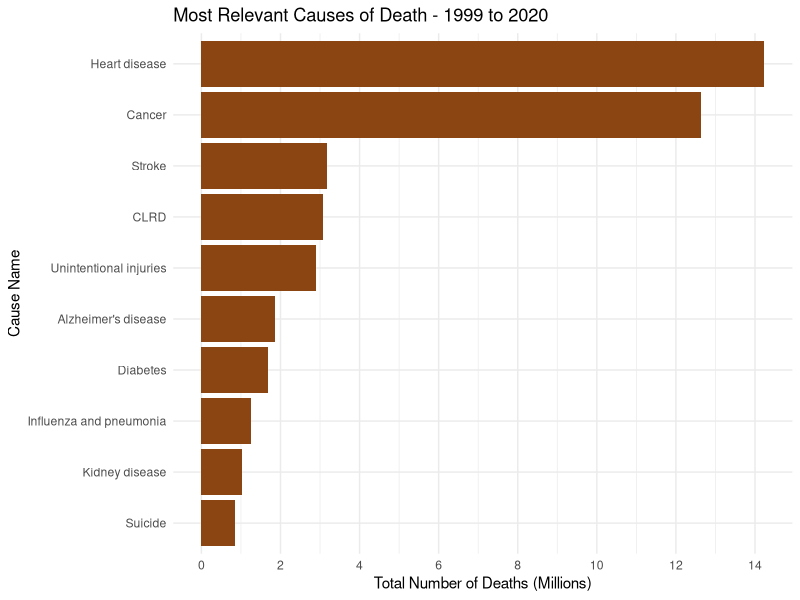
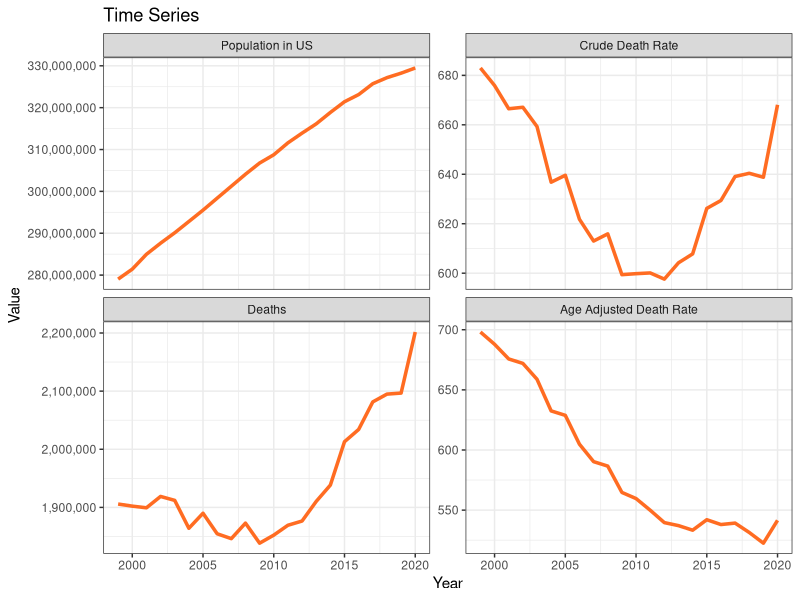
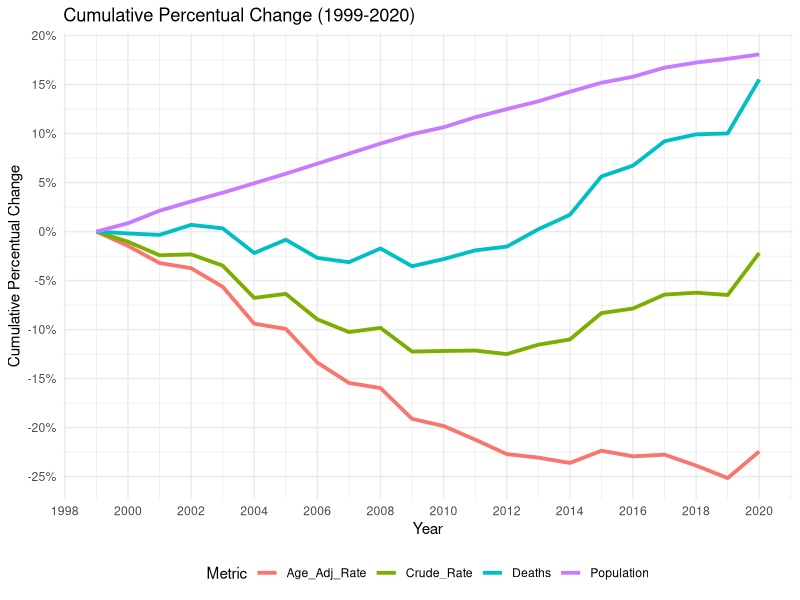
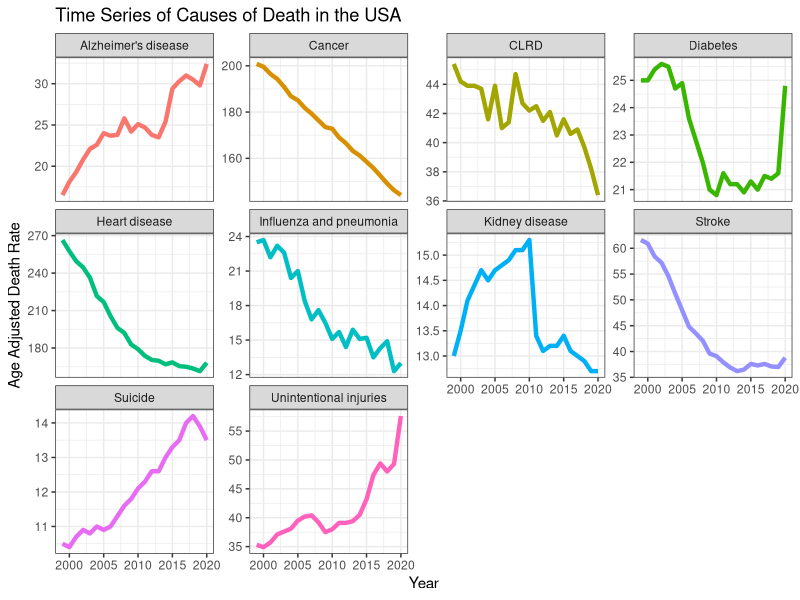
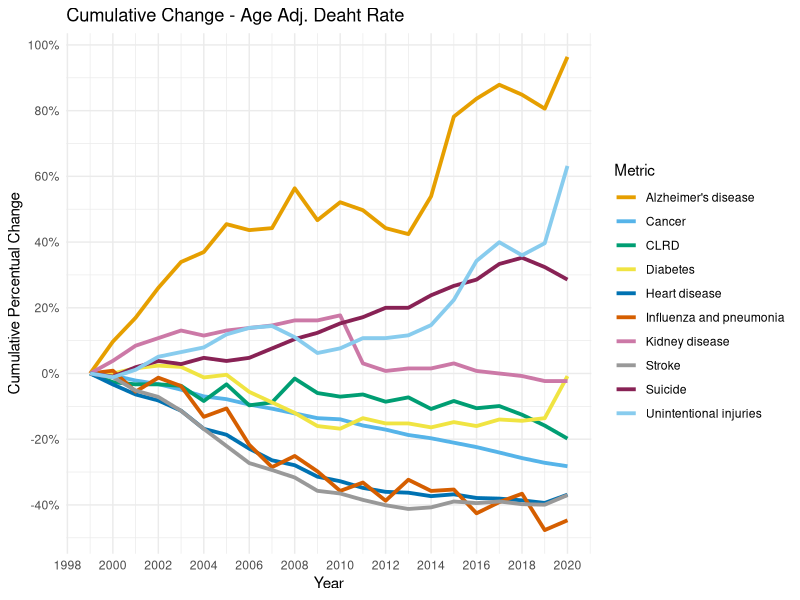
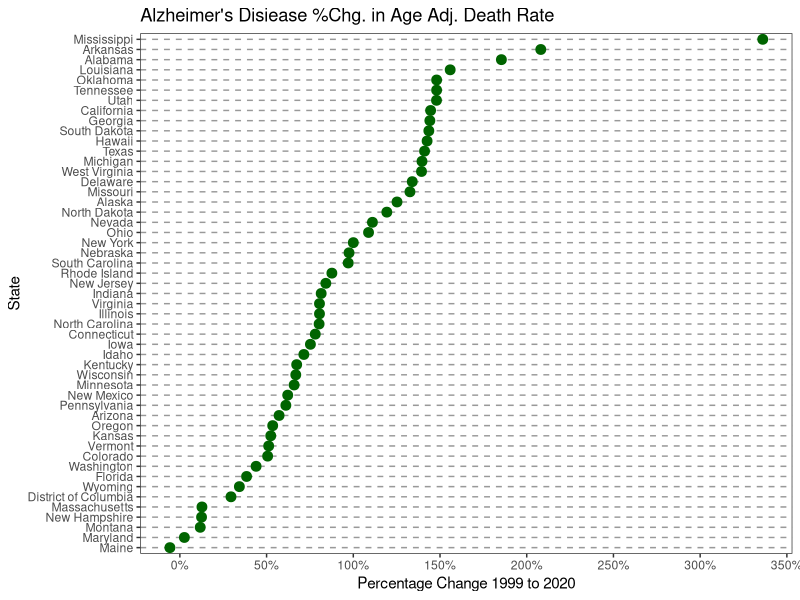
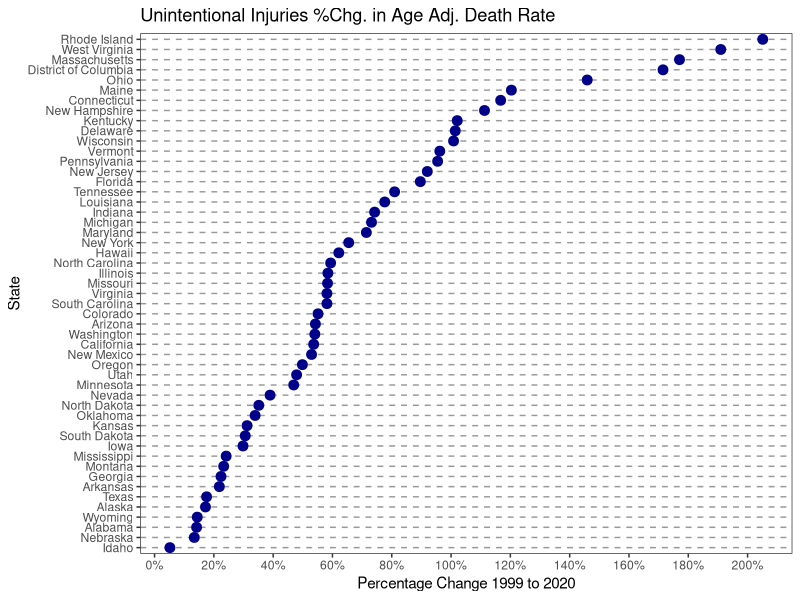
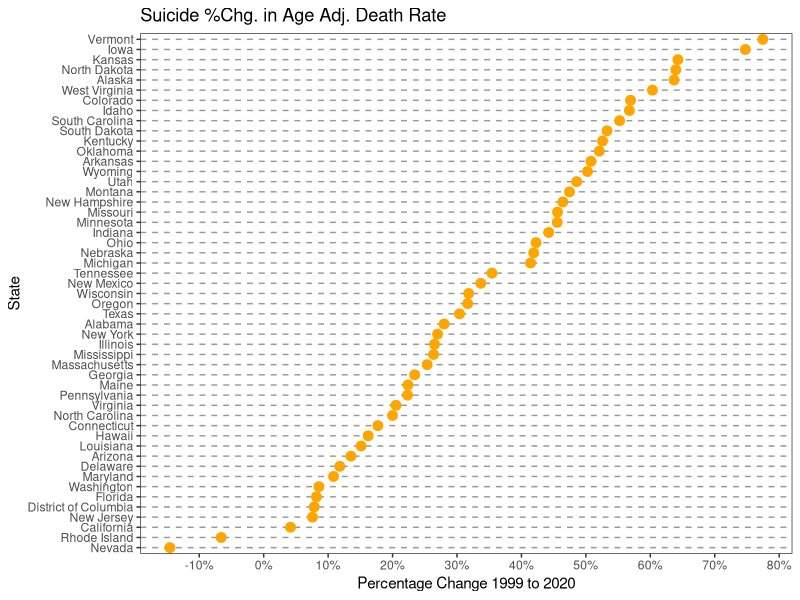

Recreate these plots in R, in order. (Note: this script raises an error after producing the figures.)
## ---- chunk 1
library(dplyr)
library(readr)
library(dplyr)
library(forcats)
library(ggplot2)
library(scales)
library(tidyr)
library(maps)
## ---- chunk 2
#We begin by loading the dataframe and renaming some columns for easier handling
cdc_dataset = read_csv("NCHS_Leading_Causes_of_Death_United_States_2020.csv")
cdc_dataset <- cdc_dataset %>% rename(Cause = `Cause Name`)
cdc_dataset <- cdc_dataset %>% rename(Age_Adj_Rate = `Age Adjusted Rate`)
cdc_dataset <- cdc_dataset %>% rename(Crude_Rate = `Crude Rate`)

#Replacing NA with zero in all columns as mentioned in the previous section
cdc_dataset <- cdc_dataset |> mutate_all(~ifelse(is.na(.), 0, .))

#We will not use '113 Cause Name' but 'Cause Name'
cdc_dataset <- cdc_dataset |> select(-`113 Cause Name`)
## ---- chunk 3
cdc_usa <- cdc_dataset[cdc_dataset$State == "United States", ]

#Detecting the top 10 most important causes of death in the US from 1999 to 2020
cdc_usa_summary <- cdc_usa |> group_by(Cause) |> summarize(Total_Deaths = sum(Deaths)) |> 
  arrange(desc(Total_Deaths)) |> top_n(10, Total_Deaths)

# Creating the bar chart for top 10 causes
ggplot(cdc_usa_summary, aes(x = reorder(Cause, Total_Deaths), y = Total_Deaths)) +
  geom_bar(stat = "identity", fill = '#8B4513') +
  coord_flip() + labs(title = "Most Relevant Causes of Death - 1999 to 2020", y = "Total Number of Deaths (Millions)", x = "Cause Name") + 
  scale_y_continuous(labels = scales::comma_format(scale = 1e-6), breaks = scales::pretty_breaks(n = 10)) +
  theme_minimal()
## ---- chunk 4
#Filtering cdc_dataset by the top 10 Cause Name from cdc_usa_summary
cdc_dataset <- cdc_dataset[cdc_dataset$Cause %in%  cdc_usa_summary$Cause, ]
cdc_usa  <- cdc_usa[cdc_usa$Cause %in%  cdc_usa_summary$Cause, ]
rm(cdc_usa_summary)
## ---- chunk 5
#Grouping by Year and State, and summarizing the data. We can take min(Population) to keep the population of that year
cdc_usa_grouped <- cdc_usa |> group_by(Year) |>
  summarize(
    Deaths = sum(Deaths),
    Population = min(Population),
    Crude_Rate = sum(Crude_Rate),
    Age_Adj_Rate = sum(Age_Adj_Rate),
    .groups = 'drop'
  )


#Reshaping data using pivot_longer so we can facet by metric:
cdc_usa_long <- cdc_usa_grouped |> 
  pivot_longer(cols = c(Deaths, Population, Crude_Rate, Age_Adj_Rate), names_to = "Metric", values_to = "Value")

#Adjusting the order and names of the metrics
cdc_usa_long$Metric <- factor(cdc_usa_long$Metric, 
                                      levels = c("Population", "Crude_Rate", "Deaths", "Age_Adj_Rate"),
                                      labels = c("Population in US", "Crude Death Rate", "Deaths", "Age Adjusted Death Rate"))

#Creating the time series:
ggplot(cdc_usa_long, aes(x = Year, y = Value)) +
  geom_line(color = "#FF6C22", size = 1.2) +
  facet_wrap(~ Metric, scales = "free_y", ncol = 2) +
  labs(title = "Time Series", x = "Year", y = "Value") +
  scale_y_continuous(labels = scales::comma, breaks = scales::pretty_breaks(n = 4)) +
  theme_bw()
## ---- chunk 6
#Calculating cumulative percentual change for each column
cdc_usa_grouped_cum <- cdc_usa_grouped |>
  mutate(
    Deaths = Deaths / first(Deaths) - 1,
    Population = Population / first(Population) - 1,
    Crude_Rate = Crude_Rate / first(Crude_Rate) - 1,
    Age_Adj_Rate = Age_Adj_Rate / first(Age_Adj_Rate) - 1
  )

#pivot_longer this data:
cdc_usa_grouped_cum <- cdc_usa_grouped_cum |>
  pivot_longer(cols = -Year, names_to = "Metric", values_to = "Cumulative Change")


#Creating the time series plot
ggplot(cdc_usa_grouped_cum, aes(x = Year, y = `Cumulative Change`, color = Metric)) +
  geom_line(size = 1.3) +
  labs(title = "Cumulative Percentual Change (1999-2020)", x = "Year", 
       y = "Cumulative Percentual Change", color = "Metric") +
  theme_minimal() +
  theme(legend.position = "bottom") +
  scale_y_continuous(labels = scales::percent_format(), breaks = scales::pretty_breaks(n = 8))+
  scale_x_continuous(breaks = scales::pretty_breaks(n = 10))

## ---- chunk 7
#Creating a faceting chart, which will have age adjusted death rates by cause of death:
df_usa_cause <- cdc_usa |> select(Year, Cause, Age_Adj_Rate)
ggplot(df_usa_cause, aes(x = Year, y = Age_Adj_Rate, group = Cause, color = Cause)) +
  geom_line(size = 1.5) + # Thicker lines
  facet_wrap(~ Cause, scales = "free_y") +
  theme_bw() +
  labs(title = "Time Series of Causes of Death in the USA", x = "Year", y = "Age Adjusted Death Rate")+ 
  guides(color = "none")
## ---- chunk 8
cdc_usa_wider <- df_usa_cause |> 
  pivot_wider(
    id_cols = Year,
    names_from = Cause,
    values_from = Age_Adj_Rate
  )

#Calculating cumulative percentual change for each column
cdc_usa_wider <- cdc_usa_wider |> mutate(across(-Year, ~ ./first(.) - 1))


#pivot_longer this data:
cdc_usa_wider <- cdc_usa_wider |> pivot_longer(cols = -Year, names_to = "Metric", values_to = "Cumulative Change")

#We use a color blind friendly palette
color_blind_friendly <- c("#E69F00", "#56B4E9", "#009E73", "#F0E442", 
                          "#0072B2", "#D55E00", "#CC79A7", "#999999", 
                          "#882255", "#88CCEE")

#Creating the time series plot
ggplot(cdc_usa_wider, aes(x = Year, y = `Cumulative Change`, color = Metric)) +
  geom_line(size = 1.3) +
  labs(title = "Cumulative Change - Age Adj. Deaht Rate", x = "Year", y = "Cumulative Percentual Change", color = "Metric") +
  theme_minimal() +
  theme(legend.position = "right") +
  scale_y_continuous(labels = scales::percent_format(), breaks = scales::pretty_breaks(n = 8))+
  scale_x_continuous(breaks = scales::pretty_breaks(n = 10)) +
  scale_color_manual(values = color_blind_friendly)
## ---- chunk 9
#Filter the data for the specified conditions
df_rank1 <- cdc_dataset |> filter(State != 'United States') |>
  select(Year, State, Cause, Age_Adj_Rate)|> 
  filter(Year %in% c(1999, 2020), Cause == "Alzheimer's disease")

# Calculating the percentual difference change from 2000 to 2017 for each state
df_rank1 <- df_rank1 %>%
  pivot_wider(names_from = Year, values_from = Age_Adj_Rate) |>
  mutate(PercentChange = `2020`/`1999`-1) |>
  arrange(desc(PercentChange))


#Cleveland
ggplot(df_rank1, aes(x = PercentChange, y = reorder(State, PercentChange))) +
  geom_point(size = 3, color = "darkgreen") +
  labs(title = "Alzheimer's Disiease %Chg. in Age Adj. Death Rate", x = "Percentage Change 1999 to 2020", y = 'State') +
  theme_bw() +
  theme(panel.grid.major.x = element_blank(),
    panel.grid.minor.x = element_blank(),
    panel.grid.major.y = element_line(colour = "grey60", linetype = "dashed"))+
  scale_x_continuous(labels = scales::percent_format(), breaks = scales::pretty_breaks(n = 8))+
  theme(legend.position = "none")
## ---- chunk 10
#Filter the data for the specified conditions
df_rank2 <- cdc_dataset |> filter(State != 'United States') |>
  select(Year, State, Cause, Age_Adj_Rate)|> 
  filter(Year %in% c(1999, 2020), Cause == "Unintentional injuries")

# Calculating the percentual difference change from 2000 to 2017 for each state
df_rank2 <- df_rank2 %>%
  pivot_wider(names_from = Year, values_from = Age_Adj_Rate) |>
  mutate(PercentChange = `2020`/`1999`-1) |>
  arrange(desc(PercentChange))


#Cleveland
ggplot(df_rank2, aes(x = PercentChange, y = reorder(State, PercentChange))) +
  geom_point(size = 3, color = "darkblue") +
  labs(title = "Unintentional Injuries %Chg. in Age Adj. Death Rate", x = "Percentage Change 1999 to 2020", y = 'State') +
  theme_bw() +
  theme(panel.grid.major.x = element_blank(),
    panel.grid.minor.x = element_blank(),
    panel.grid.major.y = element_line(colour = "grey60", linetype = "dashed"))+
  scale_x_continuous(labels = scales::percent_format(), breaks = scales::pretty_breaks(n = 8))+
  theme(legend.position = "none")
## ---- chunk 11
#Filter the data for the specified conditions
df_rank3 <- cdc_dataset |> filter(State != 'United States') |>
  select(Year, State, Cause, Age_Adj_Rate)|> 
  filter(Year %in% c(1999, 2020), Cause == "Suicide")

# Calculating the percentual difference change from 2000 to 2017 for each state
df_rank3 <- df_rank3 %>%
  pivot_wider(names_from = Year, values_from = Age_Adj_Rate) |>
  mutate(PercentChange = `2020`/`1999`-1) |>
  arrange(desc(PercentChange))


#Cleveland
ggplot(df_rank3, aes(x = PercentChange, y = reorder(State, PercentChange))) +
  geom_point(size = 3, color = "orange") +
  labs(title = "Suicide %Chg. in Age Adj. Death Rate", x = "Percentage Change 1999 to 2020", y = 'State') +
  theme_bw() +
  theme(panel.grid.major.x = element_blank(),
    panel.grid.minor.x = element_blank(),
    panel.grid.major.y = element_line(colour = "grey60", linetype = "dashed"))+
  scale_x_continuous(labels = scales::percent_format(), breaks = scales::pretty_breaks(n = 8))+
  theme(legend.position = "none")
## ---- chunk 12
df_box <- rbind(
  df_rank1[, c("State", "Cause", "PercentChange")],
  df_rank2[, c("State", "Cause", "PercentChange")],
  df_rank3[, c("State", "Cause", "PercentChange")]
)

ggplot(df_box, aes(x = Cause, y = PercentChange)) +
  geom_boxplot(fill = "#A6CF98", color = "black") + 
  theme_bw() + labs(title = "Box-Plot: Percent Change by Cause - 1999 to 2020 - by States", x = "Cause", y = "Percent Change") +
  scale_y_continuous(labels = scales::percent)

## ---- chunk 13
#We calculate the 88th percentile (top 12% threshold)
top_10_percent_threshold <- quantile(df_rank1$PercentChange, probs = 0.88, na.rm = TRUE)

#We create a new variable to indicate top 12%
df_rank1$Top10Percent <- ifelse(df_rank1$PercentChange > top_10_percent_threshold, "Top 12%", "Below Top 12%")

#For the merge to work, we ensure that state names in both datasets are in lowercase for successful merging
df_rank1$State <- tolower(df_rank1$State)
states_map <- map_data("state")
states_map$region <- tolower(states_map$region)

#Merging the datasets
df_map <- merge(states_map, df_rank1, by.x = "region", by.y = "State", all.x = TRUE)

#We plot the map
ggplot(data = df_map, aes(x = long, y = lat, group = group, fill = Top10Percent)) +
    geom_polygon(color = "black") +
    scale_fill_manual(values = c("Top 12%" = "#843722", "Below Top 12%" = "#ffe0bd"), 
                      labels = c("Below Top 12%", "Top 12%")) +
    labs(fill = "Category") +
    theme_bw() +
    theme(panel.grid.major = element_blank(), panel.grid.minor = element_blank(),
          axis.text.x = element_blank(), axis.text.y = element_blank(),
          axis.title.x = element_blank(), axis.title.y = element_blank()) +
    coord_fixed(1.4) +
    labs(title = "Top 12% of States by Percent Change in Death Rates due to Alzheimer's")

## ---- chunk 14
#Loading cases of Alzheimer distinguished by race across time: 
cdc_dataset_race = read_csv("NCHS_Leading_Causes_of_Death_United_States_2020_Race.csv")
cdc_dataset_race <- cdc_dataset_race |> mutate_all(~ifelse(is.na(.), 0, .))
cdc_usa_race = cdc_dataset_race |> filter(State == "United States") |> select(Year, Race, Age_Adj_Death_Rate)


#Pivot wider:
cdc_usa_race <- cdc_usa_race |> pivot_wider(names_from = Race, values_from = Age_Adj_Death_Rate)
cdc_usa_race <- cdc_usa_race |> mutate(across(-Year, ~ ./first(.) - 1))

#pivot_longer this data:
cdc_usa_race <- cdc_usa_race |> pivot_longer(cols = -Year, names_to = "Alzheimer", values_to = "Cumulative Change")


#Creating the time series plot
ggplot(cdc_usa_race, aes(x = Year, y = `Cumulative Change`, color = Alzheimer)) +
  geom_line(size = 1.3) +
  labs(title = "Cumulative Percentual Change ('99-'20) - Alzheimer - Age Adjusted Death Rate", x = "Year",
       y = "Cumulative Percentual Change", color = "Race") +
  theme_minimal() +
  theme(legend.position = "bottom") +
  scale_y_continuous(labels = scales::percent_format(), breaks = scales::pretty_breaks(n = 8))+
  scale_x_continuous(breaks = scales::pretty_breaks(n = 10))
## ---- chunk 15
cdc_usa_race_pop = read_csv("NCHS_United_States_2020_Race_Distribution.csv")
cdc_usa_race_pop = cdc_usa_race_pop |> group_by(Race, State) |> summarize(Population = mean(Population))
cdc_usa_race_pop <- cdc_usa_race_pop |> pivot_wider(names_from = Race, values_from = Population)
cdc_usa_race_pop$Total = cdc_usa_race_pop$Black + cdc_usa_race_pop$White
cdc_usa_race_pop$Black = cdc_usa_race_pop$Black/cdc_usa_race_pop$Total
cdc_usa_race_pop = cdc_usa_race_pop |> select(State, Black)


#We calculate the 88th percentile (top 12% threshold)
cdc_usa_race_pop_threshold <- quantile(cdc_usa_race_pop$Black, probs = 0.75, na.rm = TRUE)

#We create a new variable
cdc_usa_race_pop$TopPercent <- ifelse(cdc_usa_race_pop$Black > cdc_usa_race_pop_threshold, "Top 25%", "Below Top 25%")

#For the merge to work, we ensure that state names in both datasets are in lowercase for successful merging
cdc_usa_race_pop$State <- tolower(cdc_usa_race_pop$State)
states_map <- map_data("state")
states_map$region <- tolower(states_map$region)

#Merging the datasets
df_map <- merge(states_map, cdc_usa_race_pop, by.x = "region", by.y = "State", all.x = TRUE)

#We plot the map
ggplot(data = df_map, aes(x = long, y = lat, group = group, fill = TopPercent)) +
    geom_polygon(color = "black") +
    scale_fill_manual(values = c("Top 25%" = "#843722", "Below Top 25%" = "#ffe0bd"), 
                      labels = c("Below Top 25%", "Top 25%")) +
    labs(fill = "Category") +
    theme_bw() +
    theme(panel.grid.major = element_blank(), panel.grid.minor = element_blank(),
          axis.text.x = element_blank(), axis.text.y = element_blank(),
          axis.title.x = element_blank(), axis.title.y = element_blank()) +
    coord_fixed(1.4) +
    labs(title = "Top 25% of States with more Black People")

## ---- chunk 16

# A MODIFICATION
df = lead_cod_2 |> filter(State != "United States")
df$Cause <- df$`Cause Name`
df$Age <- df$`Age-adjusted Death Rate`
df = df |> select(-`113 Cause Name`) |> select(-`Cause Name`) |> select(-`Age-adjusted Death Rate`)
df = df |> filter(Cause != 'All causes')

#Aggregating by year and category
df_grouped = df |> group_by(Year, Cause) |> summarise(TotalDeaths = sum(Deaths, na.rm = TRUE), .groups = 'drop')

color_blind_friendly <- c("#E69F00", "#56B4E9", "#009E73", "#F0E442", 
                          "#0072B2", "#D55E00", "#CC79A7", "#999999", 
                          "#882255", "#88CCEE")

#Time series
ggplot(df_grouped, aes(x = Year, y = TotalDeaths, group = Cause, color = Cause)) +
  geom_line(size = 1.5) + theme_minimal() + 
  labs(title = "Deaths by Category Over Time", x = "Year", y = "Deaths", color = "Category") +
  scale_y_continuous(labels = scales::comma, breaks = scales::pretty_breaks(n = 8)) + 
  scale_x_continuous(breaks = scales::pretty_breaks(n = 9)) +
  scale_color_manual(values = color_blind_friendly)



## ---- chunk 17
#First we have to calculate the percetage change for each period, and the accumulate it through the years:
df_wide <- df_grouped |> pivot_wider(names_from = Cause, values_from = TotalDeaths, values_fill = list(TotalDeaths = 0))
df_wide <- df_wide |> mutate(across(-Year, ~(. / lag(.) - 1)))
df_wide[is.na(df_wide)] <- 0
df_wide <- df_wide |> mutate(across(-Year, ~cumprod(1 + .) - 1))
df_wide <- df_wide |> pivot_longer(cols = -Year, names_to = "Cause", values_to = "CumulativeGrowth")

color_blind_friendly <- c("#E69F00", "#56B4E9", "#009E73", "#F0E442", 
                          "#0072B2", "#D55E00", "#CC79A7", "#999999", 
                          "#882255", "#88CCEE")

ggplot(df_wide, aes(x = Year, y = CumulativeGrowth, color = Cause)) +
  geom_line(size = 1.5) + theme_minimal() + 
  labs(title = "Cumulative Growth of Categories Over Time", x = "Year", y = "Cumulative Growth") +
  scale_y_continuous(labels = scales::percent_format(), breaks = scales::pretty_breaks(n = 8)) + 
  scale_x_continuous(breaks = scales::pretty_breaks(n = 8)) +
  scale_color_manual(values = color_blind_friendly)
## ---- chunk 18


# Filter the data for the specified conditions
df_rank <- df %>% select(-Age)|> filter(Year %in% c(1999, 2017), Cause == "Suicide")

# Calculate the percentual difference change from 2000 to 2017 for each state
df_rank <- df_rank %>%
  pivot_wider(names_from = Year, values_from = Deaths) |>
  mutate(PercentChange = `2017`/`1999`-1) |>
  arrange(desc(PercentChange))



# Create a vertical bar chart
ggplot(df_rank, aes(x = PercentChange, y = reorder(State, PercentChange))) +
  geom_point(size = 3, color = "brown") +
  geom_point(aes(color = "green"), size = 2) +
  labs(title = "Suicide Deaths %Chg. - 1999 to 2017", x = "Percentage Change", y = 'State') +
  theme_bw() +
  theme(panel.grid.major.x = element_blank(),
    panel.grid.minor.x = element_blank(),
    panel.grid.major.y = element_line(colour = "grey60", linetype = "dashed"))+
  scale_x_continuous(labels = scales::percent_format(), breaks = scales::pretty_breaks(n = 8))+ 
  theme(legend.position = "none")

#https://r-graphics.org/recipe-bar-graph-dot-plot

## ---- chunk 19


# Filter the data for the specified conditions
df_rank <- df %>% select(-Age)|> filter(Year %in% c(1999, 2017), Cause == "Alzheimer's disease")

# Calculate the percentual difference change from 2000 to 2017 for each state
df_rank <- df_rank %>%
  pivot_wider(names_from = Year, values_from = Deaths) |>
  mutate(PercentChange = `2017`/`1999`-1) |>
  arrange(desc(PercentChange))



# Create a vertical bar chart
ggplot(df_rank, aes(x = PercentChange, y = reorder(State, PercentChange))) +
  geom_point(size = 3, color = "purple") +
  labs(title = "Alzheimer's disease Deaths %Chg. - 1999 to 2017", x = "Percentage Change", y = 'State') +
  theme_bw() +
  theme(panel.grid.major.x = element_blank(),
    panel.grid.minor.x = element_blank(),
    panel.grid.major.y = element_line(colour = "grey60", linetype = "dashed"))+
  scale_x_continuous(labels = scales::percent_format(), breaks = scales::pretty_breaks(n = 8))+ 
  theme(legend.position = "none")

#https://r-graphics.org/recipe-bar-graph-dot-plot

## ---- chunk 20
# Filter the data for the specified conditions
df_rank <- df %>% select(-Age)|> filter(Year %in% c(1999, 2017), Cause == "Unintentional injuries")

# Calculate the percentual difference change from 2000 to 2017 for each state
df_rank <- df_rank %>%
  pivot_wider(names_from = Year, values_from = Deaths) |>
  mutate(PercentChange = `2017`/`1999`-1) |>
  arrange(desc(PercentChange))

# Create a vertical bar chart
ggplot(df_rank, aes(x = PercentChange, y = reorder(State, PercentChange))) +
  geom_point(size = 3, color = "darkblue") +
  labs(title = "Unintentional injuries %Chg. - 1999 to 2017", x = "Percentage Change", y = 'State') +
  theme_bw() +
  theme(panel.grid.major.x = element_blank(),
    panel.grid.minor.x = element_blank(),
    panel.grid.major.y = element_line(colour = "grey60", linetype = "dashed"))+
  scale_x_continuous(labels = scales::percent_format(), breaks = scales::pretty_breaks(n = 8))+ 
  theme(legend.position = "none")

#https://r-graphics.org/recipe-bar-graph-dot-plot

## ---- chunk 21

# Average percent change increase for Unintentional Accidents
# mean(df_rank$PercentChange)

df_rank <- df %>% select(-Age)|> filter(Year %in% c(1999, 2017))

# Calculate the percentual difference change from 2000 to 2017 for each state
df_rank <- df_rank %>%
  pivot_wider(names_from = Year, values_from = Deaths) |>
  mutate(PercentChange = `2017`/`1999`-1) |>
  arrange(desc(PercentChange))

#df_rank

df_rank_average_increase = df_rank %>% group_by(Cause) %>% summarise(AvgPercentChange = mean(PercentChange))
#df_rank_average_increase

df_rank_average_increase$Cause <- fct_reorder(df_rank_average_increase$Cause, df_rank_average_increase$AvgPercentChange)


# Create the bar chart
ggplot(df_rank_average_increase, aes(x = Cause, y = AvgPercentChange)) +
  geom_bar(stat = "identity") +
  theme(axis.text.x = element_text(angle = 0, hjust = 1, vjust = 1)) +
  labs(x = "Cause", y = "Average % Change", title = "Average Percent Change Across All States from 1999 to 2017") +
  scale_y_continuous(breaks = seq(-0.25, 2, by = 0.25), limits = c(-0.2, 1.75)) +
  coord_flip()  # Flips the axes so the bars are horizontal

## ---- chunk 22
df_life_expectancy <- read_csv("NCHS_-_Death_rates_and_life_expectancy_at_birth_20231111.csv")
# View(df_life_expectancy)
# 
# df_life_expectancy

df_life_expectancy_1999_to_2017 = df_life_expectancy %>% filter(Race == "All Races") %>% filter(Sex == "Both Sexes") %>% filter(Year >= 1999) %>% filter(Year <= 2017)
# df_life_expectancy_1999_to_2017

lead_cod_2_USA_Alzheimer = lead_cod_2_USA_facet_prepare %>% filter(`Cause Name` == "Alzheimer's disease")
# lead_cod_2_USA_Alzheimer

#life_expectacy_usa_alzheimer_joined 
life_expectacy_usa_alzheimer_joined = inner_join(lead_cod_2_USA_Alzheimer,df_life_expectancy_1999_to_2017)
#life_expectacy_usa_alzheimer_joined

life_expectacy_usa_alzheimer_joined = life_expectacy_usa_alzheimer_joined %>% select(-Race,-Sex,-`Age-adjusted Death Rate`)
#life_expectacy_usa_alzheimer_joined

df_life_expectancy_1939_to_1957 = df_life_expectancy %>% filter(Race == "All Races") %>% filter(Sex == "Both Sexes") %>% filter(Year >= 1939) %>% filter(Year <= 1957)  %>% select(-Race,-Sex,-`Age-adjusted Death Rate`)
#df_life_expectancy_1934_to_1952



life_expectacy_usa_alzheimer_joined_bind = cbind(life_expectacy_usa_alzheimer_joined, df_life_expectancy_1939_to_1957)
#life_expectacy_usa_alzheimer_joined_bind

df_wide_alzheimer = df_wide %>% filter(Cause == "Alzheimer's disease")
# df_wide_alzheimer

life_expectacy_usa_alzheimer_joined_bind_cumul_growth = cbind(life_expectacy_usa_alzheimer_joined_bind,df_wide_alzheimer)
# life_expectacy_usa_alzheimer_joined_bind_cumul_growth


## ---- chunk 23
# Assuming your data frame is called df and it has two continuous variables: Variable1 and Variable2
# Create a scatterplot with a regression line
ggplot(life_expectacy_usa_alzheimer_joined_bind_cumul_growth, aes(x = `Average Life Expectancy (Years)...6`, y = CumulativeGrowth)) +
  geom_point() +  # Add the scatterplot points
  geom_smooth(method = "lm") +  # Add the linear regression line without the standard error
  labs(x = "Average Life Expectancy", y = "Cumulative Growth", title = "Scatterplot w/ Regression Line for Alzheimer's Deaths vs Life Expectancy") 
  
## ---- chunk 24
y = life_expectacy_usa_alzheimer_joined_bind_cumul_growth$CumulativeGrowth
x = life_expectacy_usa_alzheimer_joined_bind_cumul_growth$`Average Life Expectancy (Years)...6`

regression_model_cumul_growth <- lm(y ~ x)
cor.test(y,x)
## ---- chunk 25
summary(regression_model_cumul_growth)
